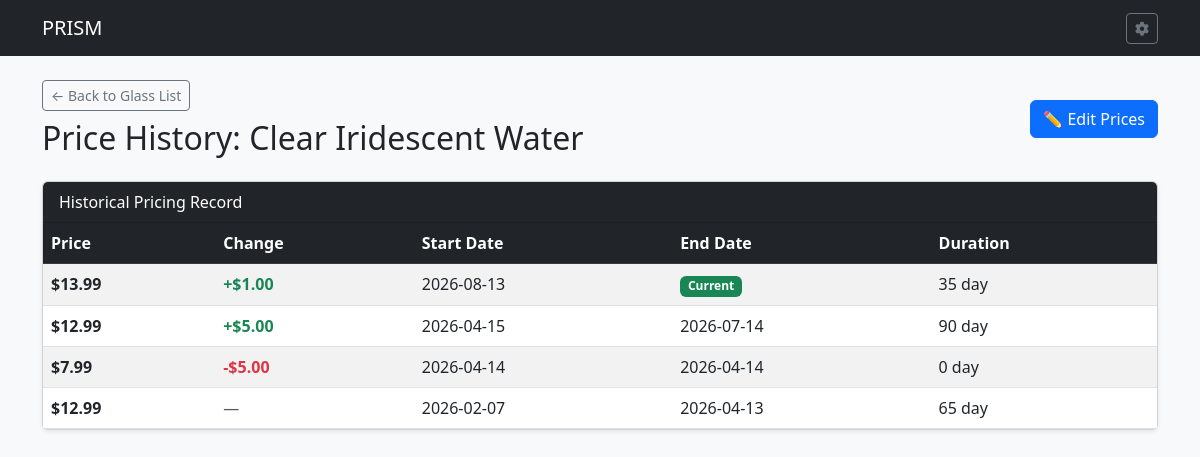
Screenshot of /glass/1/history with the database file from the repository.
### tables this page shows
CREATE TABLE GSI (

    GLASSID INTEGER PRIMARY KEY AUTOINCREMENT,	--Glass Id number
    GLSNAME TEXT,				--Glass Name
    GLSMANF TEXT,				--Glass Manufacturer
    GLSLEN NUMERIC,				--Glass Length
    GLSWID NUMERIC,				--Glass Width
    GLSTHK NUMERIC,				--Glass Thickness
    GLSTEX TEXT,				--Glass Texture
    GLSIRI INTEGER,				--Iridescent Bool
    GLSOPAL INTEGER,				--Opalescent Bool
    GLSOURCE TEXT,				--Glass Source
    GLLINK TEXT,				--URL to Glass
    GLSIMG TEXT,				--Image of Glass
    GLSNOTE TEXT,				--Notes about Glass
    COLOR TEXT,					--Glass color
    GTRNSN TEXT,				--Glass Transparency
    ISACTIVE INTEGER, LOWSTOCK INTEGER DEFAULT 1,				--Is Active Bool

    FOREIGN KEY (GLSTEX) REFERENCES GTL(GLSTEX) ON DELETE SET NULL ON UPDATE CASCADE,
    FOREIGN KEY (COLOR) REFERENCES COLOR(COLOR) ON DELETE SET NULL ON UPDATE CASCADE,
    FOREIGN KEY (GLSOURCE) REFERENCES GSL(GLSOURCE) ON DELETE SET NULL ON UPDATE CASCADE,
    FOREIGN KEY (GTRNSN) REFERENCES GTRNS(GTRNSN) ON DELETE SET NULL ON UPDATE CASCADE

);

CREATE TABLE GPC (

    GLASSID INTEGER,                          	--Glass ID
    GLSPRICE NUMERIC,                         	--Glass Price
    STDATE TEXT,                              	--Start Date
    ENDDATE TEXT,                             	--End Date

    FOREIGN KEY (GLASSID) REFERENCES GSI(GLASSID) ON DELETE CASCADE ON UPDATE CASCADE

);

### routes/glass_routes.py (the view)
@glass_bp.route('/glass/<int:glass_id>/history')
def glass_price_history(glass_id):
    db = get_db_from_app()
    glass = db.execute(
        'SELECT * FROM GSI WHERE GLASSID = ?', (glass_id,)
    ).fetchone()
    if not glass:
        flash('Glass sheet record not found.', 'danger')
        return redirect(url_for('glass_bp.list_glass'))
    rows = db.execute(
        """
        SELECT rowid, GLSPRICE, STDATE, ENDDATE FROM GPC
        WHERE GLASSID = ?
        ORDER BY STDATE ASC
        """,
        (glass_id,),
    ).fetchall()
    history_processed = []
    prev_price = None
    for row in rows:
        price = row['GLSPRICE']
        change = price - prev_price if prev_price is not None else None
        prev_price = price
        start_dt = (
            datetime.strptime(row['STDATE'], '%Y-%m-%d').date()
            if row['STDATE']
            else None
        )
        end_dt = (
            datetime.strptime(row['ENDDATE'], '%Y-%m-%d').date()
            if row['ENDDATE']
            else date.today()
        )
        duration_str = 'N/A'
        if start_dt:
            delta = end_dt - start_dt
            days = delta.days
            years = days // 365
            rem_days = days % 365
            if years > 0:
                duration_str = f'{years} yr{"" if years == 1 else "s"} {rem_days} day{"" if rem_days == 1 else "s"}'
            else:
                duration_str = f'{days} day{"" if days == 1 else ""}'
        history_processed.append({
            'GLSPRICE': price,
            'change': change,
            'STDATE': row['STDATE'],
            'ENDDATE': row['ENDDATE'],
            'duration_str': duration_str,
        })
    history_processed.reverse()
    return render_template(
        'glass_price_history.html', glass=glass, history=history_processed
    )

### app.py (called while the page is built)
def get_db():
    conn = sqlite3.connect(DATABASE)
    conn.row_factory = sqlite3.Row
    conn.execute("PRAGMA foreign_keys = ON;")
    return conn

### routes/glass_routes.py (called while the page is built)
def get_db_from_app():
    from __main__ import get_db
    return get_db()

### templates/glass_price_history.html
{% extends 'base.html' %}
{% block content %}
<div class="d-flex justify-content-between align-items-center mb-4">
    <div>
        <a href="{{ url_for('glass_bp.glass_detail', glass_id=glass.GLASSID) }}" class="btn btn-outline-secondary btn-sm mb-2">&larr; Back to Glass List</a>
        <h2 class="mb-0">Price History: {{ glass.GLSNAME }}</h2>
    </div>
    <div>
        <a href="{{ url_for('glass_bp.edit_glass_prices', glass_id=glass.GLASSID) }}" class="btn btn-primary">✏️ Edit Prices</a>
    </div>
</div>
<div class="card shadow-sm">
    <div class="card-header bg-dark text-white">Historical Pricing Record</div>
    <div class="card-body p-0">
        <table class="table table-striped table-hover mb-0 align-middle">
            <thead class="table-dark">
                <tr>
                    <th>Price</th>
                    <th>Change</th>
                    <th>Start Date</th>
                    <th>End Date</th>
                    <th>Duration</th>
                </tr>
            </thead>
            <tbody>
                {% for p in history %}
                <tr>
                    <td><strong>${{ "%.2f"|format(p.GLSPRICE) }}</strong></td>
                    <td>
                        {% if p.change is not none %}
                            {% if p.change > 0 %}
                                <span class="text-success fw-bold">+${{ "%.2f"|format(p.change) }}</span>
                            {% elif p.change < 0 %}
                                <span class="text-danger fw-bold">-${{ "%.2f"|format(p.change|abs) }}</span>
                            {% else %}
                                <span class="text-muted">No change</span>
                            {% endif %}
                        {% else %}
                            <span class="text-muted">—</span>
                        {% endif %}
                    </td>
                    <td>{{ p.STDATE or 'N/A' }}</td>
                    <td>
                        {% if p.ENDDATE %}
                            {{ p.ENDDATE }}
                        {% else %}
                            <span class="badge bg-success">Current</span>
                        {% endif %}
                    </td>
                    <td>{{ p.duration_str }}</td>
                </tr>
                {% else %}
                <tr>
                    <td colspan="5" class="text-center py-4 text-muted">No price history records found for this glass item.</td>
                </tr>
                {% endfor %}
            </tbody>
        </table>
    </div>
</div>
{% endblock %}

### rows the page displays
GSI: GLSNAME "Clear Iridescent Water"
GPC: GLSPRICE "13.99", change "1.00", STDATE "2026-08-13", shows "Current", duration_str "35 day"
GPC: GLSPRICE "12.99", change "5.00", STDATE "2026-04-15", ENDDATE "2026-07-14", duration_str "90 day"
GPC: GLSPRICE "7.99", change|abs "5.00", STDATE "2026-04-14", ENDDATE "2026-04-14", duration_str "0 day"
GPC: GLSPRICE "12.99", STDATE "2026-02-07", ENDDATE "2026-04-13", duration_str "65 day"
